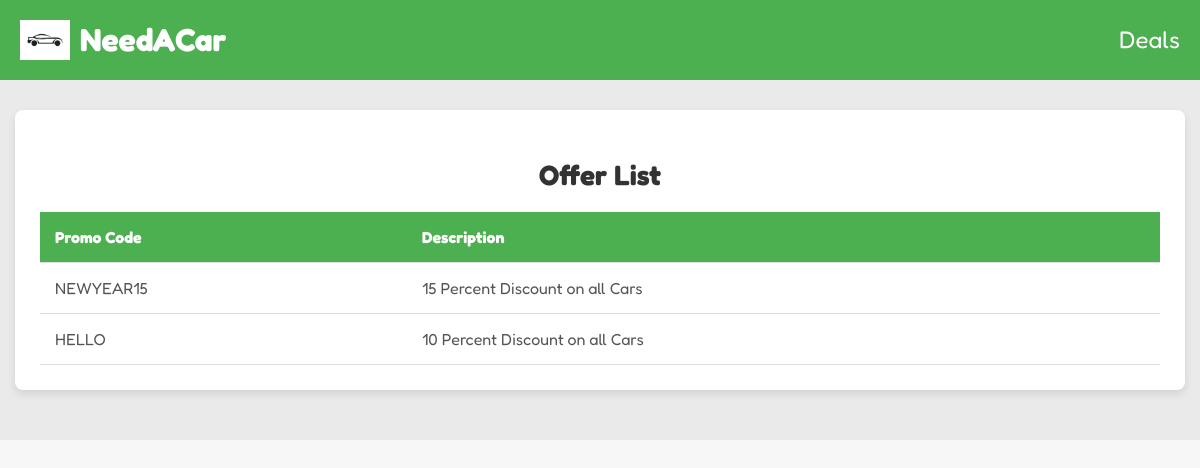
The page /deals.php on the database its author committed.
### tables this page shows
CREATE TABLE `offer_details` (
  `Promo_Code` varchar(15) NOT NULL,
  `Description` text NOT NULL,
  `Percentage` int(11) DEFAULT NULL
);

### deals.php (the view, shortened to what this page needs)
<!DOCTYPE html>
<html lang="en">
<head>
    <link rel="stylesheet" href="styleadmintable.css" />
</head>
<body>
    <header class="header">
        <div class="logo-container">
            <img src="auto-car-logo-template-vector-icon.jpg" alt="Logo" class="header-image">
            <a href="index.php" style="text-decoration: none;">
                <h1 class="title" style="color: white;">NeedACar</h1>
            </a>
        </div>
        <h2 class="dashboard-title">Deals</h2>
    </header>
    <main>
        <section class="deal">
            <div class="deal_box">
                <h1>Offer List</h1>
                <table class="deal_table">
                    <thead>
                        <tr>
                            <th>Promo Code</th>
                            <th>Description</th>
                        </tr>
                    </thead>
                    <tbody>
                        <?php
                        require_once("connect.php");
                        $sql = "SELECT * FROM offer_details ORDER BY Percentage DESC";
                        $result = mysqli_query($conn, $sql);
                        if(mysqli_num_rows($result) > 0){
                            while($row = mysqli_fetch_array($result)){
                        ?>
                        <tr>
                            <td><?php echo $row["Promo_Code"]; ?></td>
                            <td><?php echo $row["Description"]; ?></td>
                        </tr>
                        <?php
                            }
                        }
                        ?>
                    </tbody>
                </table>
            </div>
        </section>
        <br>

### styleadmintable.css (style rules this page uses)
body { font-family: 'Fredoka', sans-serif; margin: 0; padding: 0; background-color: #f7f7f7; }
.header { display: flex; justify-content: space-between; align-items: center; background-color: #4CAF50; padding: 20px; color: white; }
.logo-container { display: flex; align-items: center; }
.header-image { width: 50px; height: auto; margin-right: 10px; }
.title { font-size: 2rem; margin: 0; }
.dashboard-title { font-size: 1.5rem; margin: 0; font-weight: normal; text-align: right; }
main { padding: 30px 15px; background-color: rgba(230, 230, 230, 0.76); }
.deal_box { background-color: white; border-radius: 8px; box-shadow: 0 4px 8px rgba(0, 0, 0, 0.1); padding: 25px; max-width: 1200px; margin: 0 auto; overflow-x: auto; }
.deal_box h1 { font-size: 28px; color: #333; margin-bottom: 20px; text-align: center; }
.deal_table { width: 100%; border-collapse: collapse; margin-top: 20px; }
.deal_table th, .deal_table td { padding: 15px; text-align: left; border-bottom: 1px solid #ddd; }
.deal_table th { background-color: #4CAF50; color: white; font-weight: bold; }
.deal_table td { color: #555; }

### rows shown on the page
offer_details: Promo_Code "NEWYEAR15", Description "15 Percent Discount on all Cars"
offer_details: Promo_Code "HELLO", Description "10 Percent Discount on all Cars"
